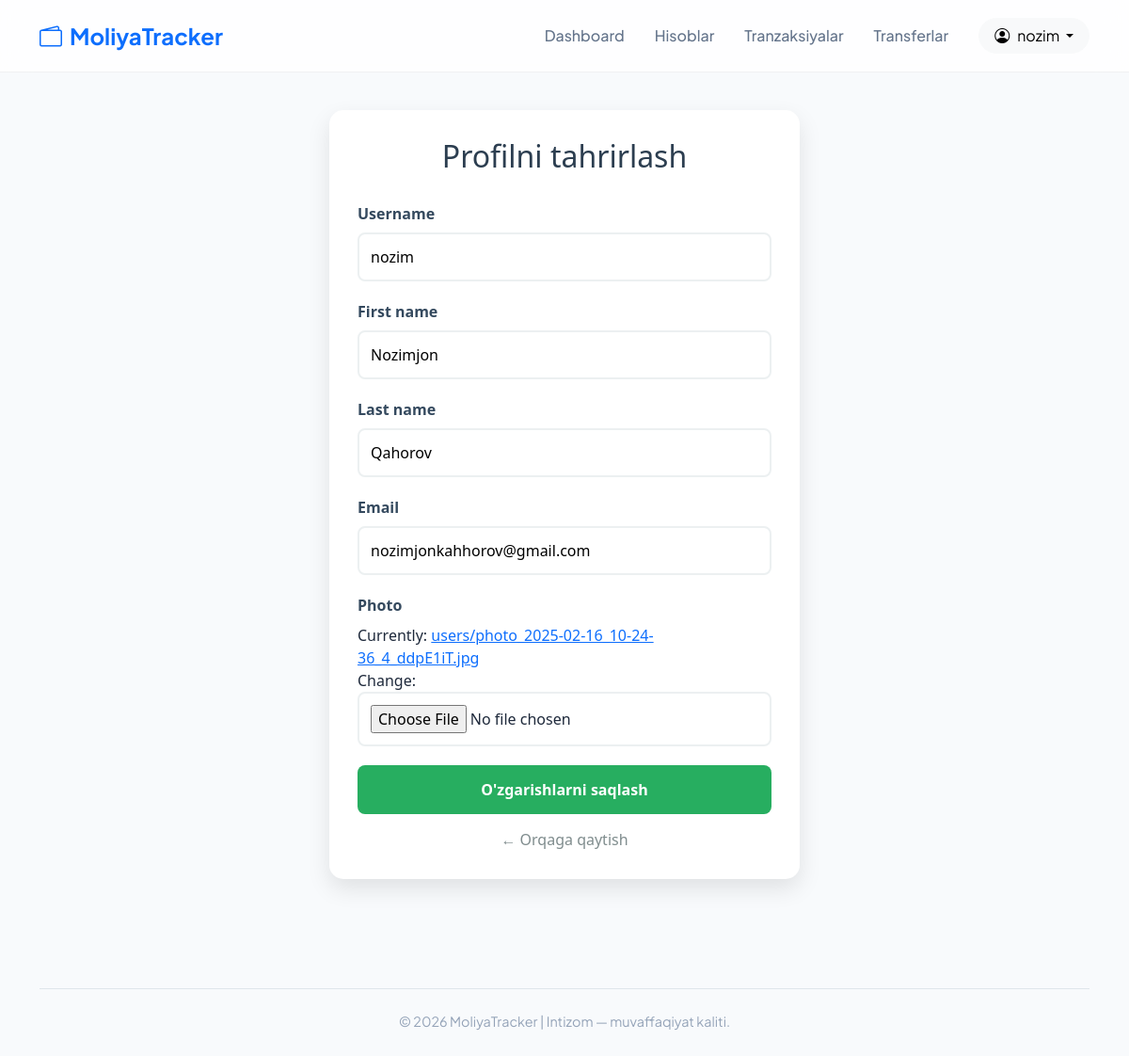
The page /users/profile-update/ (signed in) on the database its author committed.
### users/models.py (models this page shows, shortened)
class CustomUser(AbstractUser):
    email = models.EmailField(unique=True)
    photo = models.ImageField(upload_to="users/", default="users/default_user.png")
    created_at = models.DateTimeField(auto_now_add=True)

### users/views.py (the view, shortened to what this page needs)
# urls.py: path("profile-update/", ProfileUpdateView.as_view(), name="profile-update"),
class ProfileUpdateView(LoginRequiredMixin, View):
    def get(self, request):
        form = ProfileUpdateForm(instance=request.user)
        return render(request, "profile_update.html", {"form":form})

### users/forms.py (shortened to what this page needs)
class ProfileUpdateForm(forms.ModelForm):
    class Meta:
        model = CustomUser
        fields = ["username", "first_name", "last_name", "email", "photo"]

### users/templates/profile_update.html (shortened to what this page needs)
{% extends 'base.html' %}
{% block content %}
<div class="form-wrapper">
    <h2>Profilni tahrirlash</h2>
    <form method="post" enctype="multipart/form-data">
        {% for field in form %}
            <div class="field-container">
                <label for="{{ field.id_for_label }}">{{ field.label }}</label>
                {{ field }}
            </div>
        {% endfor %}
        <button type="submit" class="btn-submit">O'zgarishlarni saqlash</button>
        <a href="{% url 'profile' %}" class="back-link">← Orqaga qaytish</a>
    </form>
</div>
{% endblock %}

### shared/templates/base.html (shortened to what this page needs)
<!DOCTYPE html>
<html lang="uz">
<head>
    <link rel="stylesheet" href="https://cdn.jsdelivr.net/npm/bootstrap-icons@1.11.1/font/bootstrap-icons.css">
    <link href="https://cdn.jsdelivr.net/npm/bootstrap@5.3.2/dist/css/bootstrap.min.css" rel="stylesheet">
</head>
<body>
<nav class="navbar navbar-expand-lg sticky-top">
    <div class="container">
        <a class="navbar-brand fw-bold fs-4 text-primary" href="/">
            <i class="bi bi-wallet2 me-2"></i>MoliyaTracker
        </a>
        <div class="collapse navbar-collapse" id="navbarNav">
            <ul class="navbar-nav ms-auto align-items-center">
                {% if user.is_authenticated %}
                    <li class="nav-item"><a class="nav-link" href="{% url 'dashboard' %}">Dashboard</a></li>
                    <li class="nav-item"><a class="nav-link" href="{% url 'accounts-list' %}">Hisoblar</a></li>
                    <li class="nav-item"><a class="nav-link" href="{% url 'transaction_main' %}">Tranzaksiyalar</a></li>
                    <li class="nav-item"><a class="nav-link" href="{% url 'transfer_list' %}">Transferlar</a></li>
                    <li class="nav-item ms-lg-3">
                        <div class="dropdown">
                            <button class="btn btn-light rounded-pill dropdown-toggle px-3" data-bs-toggle="dropdown">
                                <i class="bi bi-person-circle me-2"></i>{{ user.username }}
                            </button>
                        </div>
                    </li>
                {% else %}
                    <li class="nav-item"><a class="nav-link" href="{% url 'login' %}">Kirish</a></li>
                    <li class="nav-item"><a class="btn btn-primary ms-lg-3 px-4 rounded-pill" href="{% url 'signup' %}">Boshlash</a></li>
                {% endif %}
            </ul>
        </div>
    </div>
</nav>
<div class="container main-container">
    {% block content %}{% endblock %}
</div>
<footer class="footer text-center">
    <div class="container">
        <hr class="mb-4 opacity-10">
        <p class="mb-0">&copy; 2026 MoliyaTracker | Intizom — muvaffaqiyat kaliti.</p>
    </div>
</footer>
</body>
</html>

### shared/templates/base.html (style rules this page uses)
:root { --primary-blue: #0d6efd; --bg-light: #f8fafc; }
body { font-family: 'Plus Jakarta Sans', sans-serif; background-color: var(--bg-light); color: #1e293b; }
.navbar { backdrop-filter: blur(15px); background: rgba(255, 255, 255, 0.8) !important; border-bottom: 1px solid rgba(0,0,0,0.05); padding: 15px 0; }
.nav-link { font-weight: 500; color: #64748b !important; padding: 8px 16px !important; transition: 0.3s; }
.main-container { margin-top: 40px; margin-bottom: 60px; }
.footer { padding: 40px 0; color: #94a3b8; font-size: 0.9rem; }

### users/templates/profile_update.html (style rules this page uses)
.form-wrapper { max-width: 500px; margin: 40px auto; padding: 30px; background: #ffffff; border-radius: 15px; box-shadow: 0 10px 25px rgba(0,0,0,0.1); font-family: 'Segoe UI', sans-serif; }
.form-wrapper h2 { text-align: center; color: #2c3e50; margin-bottom: 30px; }
.field-container { margin-bottom: 20px; }
.field-container label { display: block; font-weight: 600; margin-bottom: 8px; color: #34495e; }
.field-container input { width: 100%; padding: 12px; border: 2px solid #ecf0f1; border-radius: 8px; transition: all 0.3s ease; box-sizing: border-box; }
.btn-submit { width: 100%; padding: 14px; background: #27ae60; color: white; border: none; border-radius: 8px; font-size: 16px; font-weight: bold; cursor: pointer; transition: background 0.3s; }
.back-link { display: block; text-align: center; margin-top: 15px; color: #7f8c8d; text-decoration: none; }

### rows shown on the page
CustomUser: username "nozim", form "nozim" "Nozimjon" "Qahorov" "nozimjonkahhorov@gmail.com"

### other values the page prints
{{ field.label }} "Username" "First name" "Last name" "Email" "Photo"
